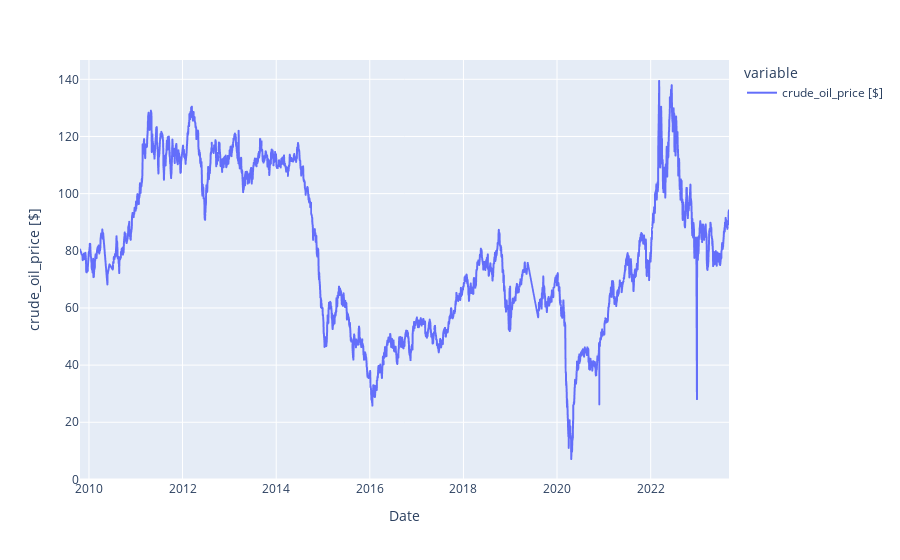

Notebook code for this chart:
### Markdown cell above
The distribution of the crude oil prices appears to be skewed to the right, indicating that there are more occurrences of lower prices compared to higher prices. Additionally, we can see the range of prices and the frequency of occurrence within each range. There are very low occurences of crude oil prices below $40.

### Code cell
# we make a line plot of the times series data

px.line(price, labels={'value':'crude_oil_price [$]'})

### Figure 1 — Plotly figure (JSON) as saved in the notebook; plotly's stock layout.template omitted (floating-point values rounded to 4 significant figures; data arrays with more than 128 entries replaced by an {"elided": "..."} marker saying what was removed)
{"data": [{"hovertemplate": "variable=crude_oil_price [$]<br>Date=%{x}<br>crude_oil_price [$]=%{y}<extra></extra>", "legendgroup": "crude_oil_price [$]", "line": {"color": "#636efa", "dash": "solid"}, "marker": {"symbol": "circle"}, "mode": "lines", "name": "crude_oil_price [$]", "showlegend": true, "type": "scattergl", "x": {"elided": "3203 str values"}, "xaxis": "x", "y": {"elided": "3203 float values"}, "yaxis": "y"}], "layout": {"legend": {"title": {"text": "variable"}, "tracegroupgap": 0}, "margin": {"t": 60}, "xaxis": {"anchor": "y", "domain": [0, 1], "title": {"text": "Date"}}, "yaxis": {"anchor": "x", "domain": [0, 1], "title": {"text": "crude_oil_price [$]"}}}}
